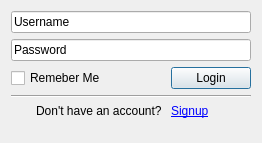
<?xml version="1.0" encoding="UTF-8"?>
<ui version="4.0">
 <class>Dialog</class>
 <widget class="QDialog" name="Dialog">
  <property name="geometry">
   <rect>
    <x>0</x>
    <y>0</y>
    <width>262</width>
    <height>143</height>
   </rect>
  </property>
  <property name="windowTitle">
   <string>Dialog</string>
  </property>
  <layout class="QVBoxLayout" name="verticalLayout">
   <item>
    <layout class="QGridLayout" name="gridLayout">
     <item row="2" column="2" colspan="2">
      <widget class="QPushButton" name="loginBtn">
       <property name="text">
        <string>Login</string>
       </property>
      </widget>
     </item>
     <item row="2" column="0" colspan="2">
      <widget class="QCheckBox" name="rememberMeChk">
       <property name="text">
        <string>Remeber Me</string>
       </property>
      </widget>
     </item>
     <item row="1" column="0" colspan="4">
      <widget class="QLineEdit" name="pswd">
       <property name="text">
        <string>Password</string>
       </property>
      </widget>
     </item>
     <item row="0" column="0" colspan="4">
      <widget class="QLineEdit" name="uname">
       <property name="text">
        <string>Username</string>
       </property>
      </widget>
     </item>
     <item row="3" column="0" colspan="4">
      <widget class="Line" name="hline">
       <property name="orientation">
        <enum>Qt::Horizontal</enum>
       </property>
      </widget>
     </item>
     <item row="4" column="2">
      <widget class="QLabel" name="label_4">
       <property name="text">
        <string>&lt;a href=&quot;http://getasla.com/signup&quot;&gt;Signup&lt;/a&gt;</string>
       </property>
       <property name="openExternalLinks">
        <bool>true</bool>
       </property>
      </widget>
     </item>
     <item row="4" column="1">
      <widget class="QLabel" name="signUptxt">
       <property name="text">
        <string>Don't have an account? </string>
       </property>
      </widget>
     </item>
    </layout>
   </item>
   <item>
    <spacer name="verticalSpacer">
     <property name="orientation">
      <enum>Qt::Vertical</enum>
     </property>
     <property name="sizeHint" stdset="0">
      <size>
       <width>20</width>
       <height>1</height>
      </size>
     </property>
    </spacer>
   </item>
   <item>
    <spacer name="verticalSpacer_2">
     <property name="orientation">
      <enum>Qt::Vertical</enum>
     </property>
     <property name="sizeHint" stdset="0">
      <size>
       <width>20</width>
       <height>1</height>
      </size>
     </property>
    </spacer>
   </item>
  </layout>
 </widget>
 <resources/>
 <connections/>
</ui>
